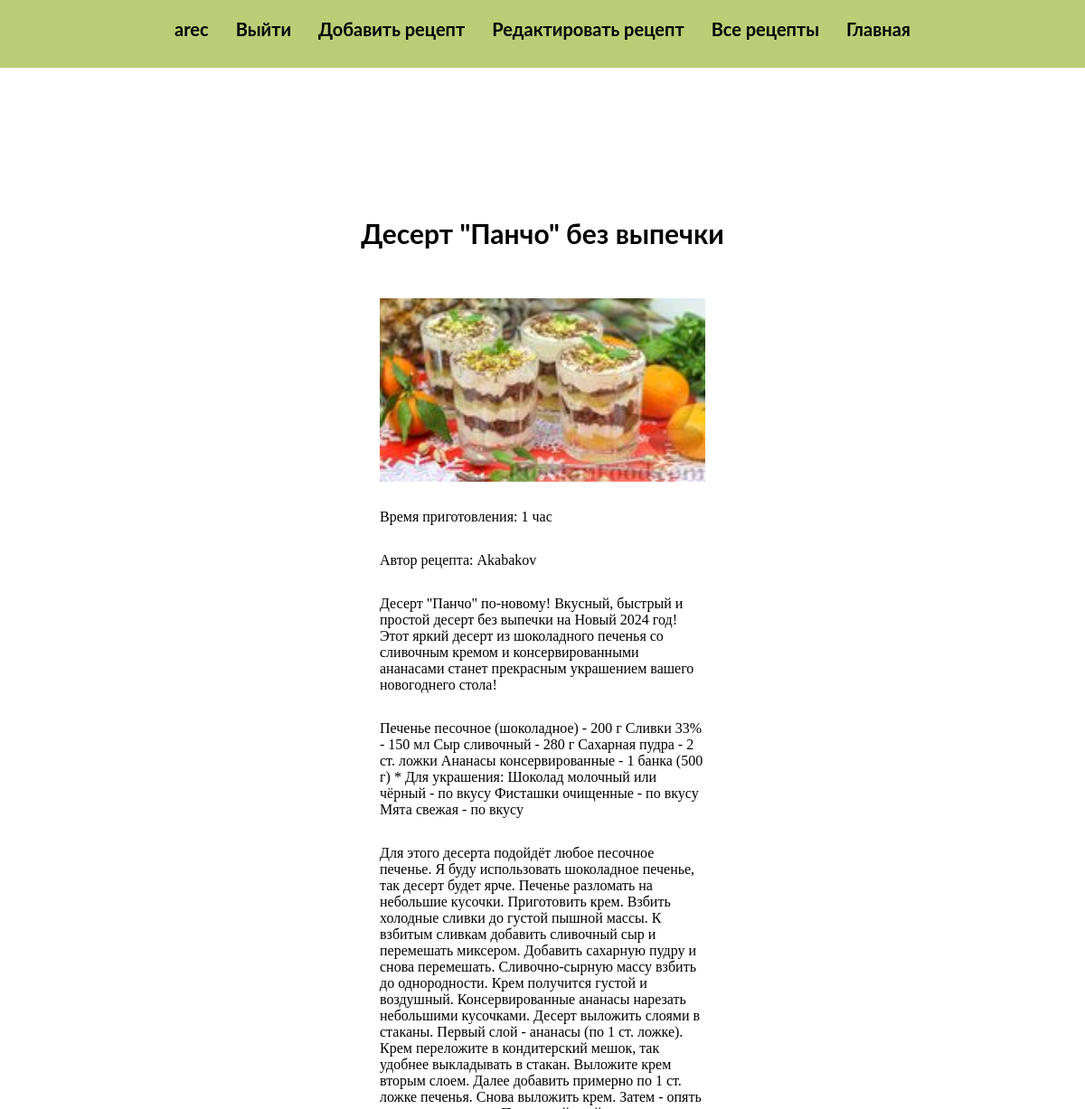
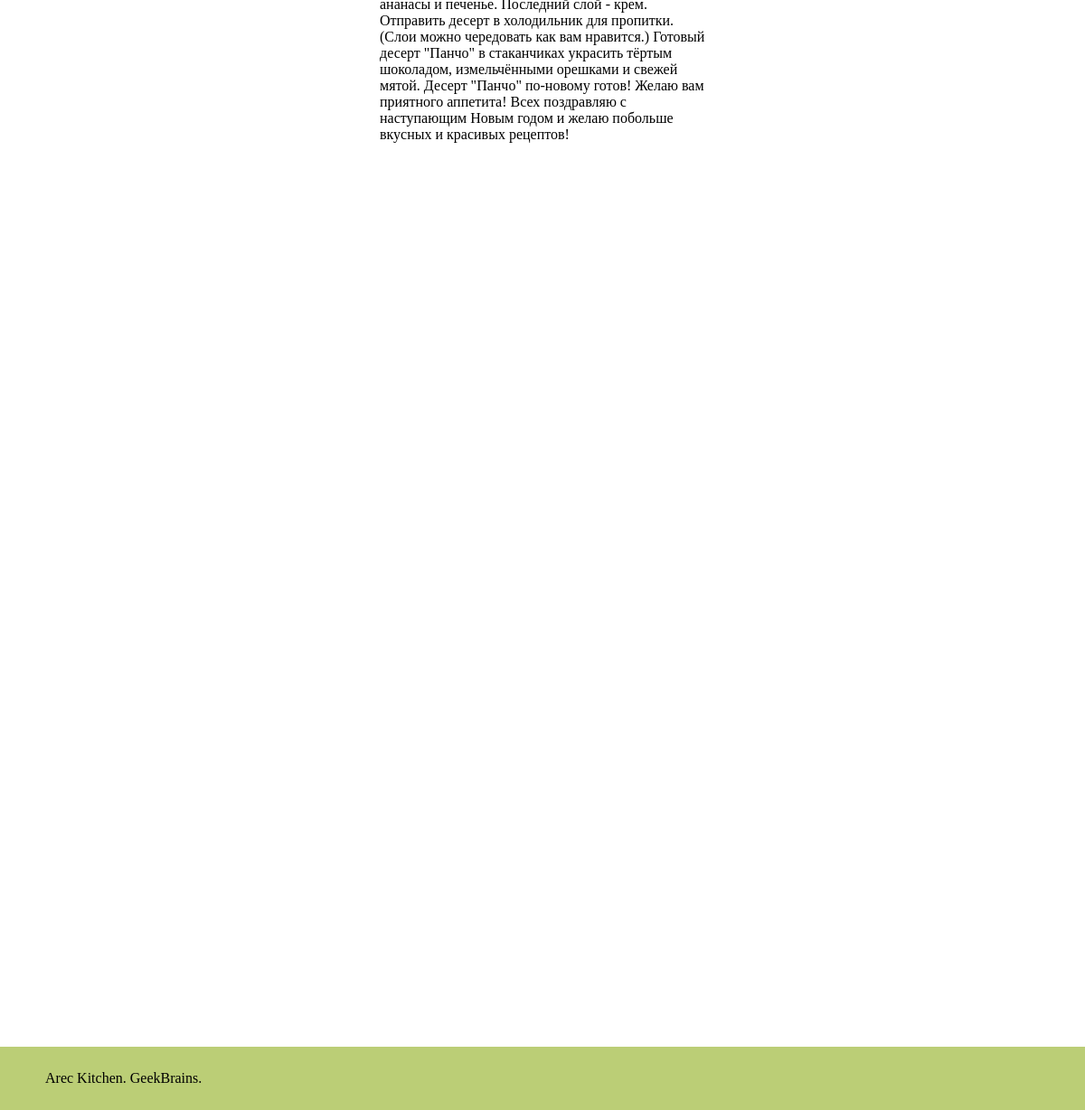
Screenshot of /res/recipe/5/ (signed in) with the database file from the repository (2 pictures, top to bottom).
### res/models.py (models this page shows, shortened)
class Recipe(models.Model):
    recipe_name = models.CharField(max_length=100)
    description = models.CharField(max_length=500)
    products = models.TextField()
    steps = models.TextField()
    time = models.CharField(max_length=10)
    picture = models.ImageField(default=None, upload_to=settings.MEDIA_ROOT)
    reg_data = models.DateField(auto_now=True)
    author = models.ForeignKey(User, on_delete=models.CASCADE)
    category_name = models.ForeignKey(Category, on_delete=models.CASCADE)

### res/views.py (the view)
# urls.py: path('recipe/<int:pk>/', views.one_recipe, name='recipe'),
def one_recipe(request, pk):
    recipe = models.Recipe.objects.get(pk=pk)
    return render(request, 'res/recipe.html', {'recipe': recipe})

### res/templates/res/recipe.html (shortened to what this page needs)
{% extends 'res/index.html' %}
{% load static %}
{% block content %}
<section class="up">
    <h1 class="recipe_name">{{ recipe.recipe_name }}</h1>
</section>
<section class="one_recipe">
    <img src="{% static recipe.picture %}" class="recipe_picture"/>
    <div>Время приготовления: {{ recipe.time }}</div>
    <div>Автор рецепта: {{ recipe.author }}</div>
    <div>{{ recipe.description }}</div>
    <div>{{ recipe.products }}</div>
    <div>{{ recipe.steps }}</div>
</section>
{% endblock %}

### res/templates/res/index.html (shortened to what this page needs)
{% load static %}
<!DOCTYPE html>
<html lang="en">
<head>
    <link rel="stylesheet" href="{% static '/style.css' %}" />
</head>
<body>
    <header class="header">
        <div class="header-container">
            {% if request.user.username == "" %}
                <a href="{% url 'register' %}" class="menu">Регистрация</a>
                <a href="{% url 'login' %}" class="menu">Войти</a>
            {% else %}
                <div class="menu"> {{ request.user.username }} </div>
                <a href="{% url 'logout' %}" class="menu">Выйти</a>
                <a href="{% url 'new_recipe' %}" class="menu">Добавить рецепт</a>
                <a href="{% url 'update_recipe' %}" class="menu">Редактировать рецепт</a>
            {% endif %}
            <a href="{% url 'all_recipe' %}" class="menu">Все рецепты</a>
            <a href="{% url 'main' %}" class="menu">Главная</a>
        </div>
    </header>
    {% block content %}
    {% endblock %}
    <footer class="footer">
        <p>Arec Kitchen. GeekBrains.</p>
    </footer>
</body>
</html>

### res/static/style.css (style rules this page uses)
body { margin: 0; }
h1, h3 { margin: 0; }
a { text-decoration: none; }
.header { background-color: #bbce76; }
.header-container { display: flex; max-width: 1600px; height: 75px; margin-left: auto; margin-right: auto; justify-content: center; gap: 30px; }
.menu { color: #000; font-family: 'Lato'; font-size: 20px; font-style: normal; font-weight: 700; line-height: normal; padding-top: 20px; }
.up { display: grid; justify-content: center; grid-template-columns: auto; grid-template-rows: auto; margin-left: auto; margin-right: auto; margin-top: 65px; }
.recipe_name { color: #000; font-family: 'Lato'; font-size: 30px; font-style: normal; font-weight: 700; line-height: normal; margin-top: 100px; text-align: center; }
.recipe_picture { width: 360px; }
.one_recipe { display: grid; grid-template-columns: repeat(1, 360px); grid-template-rows: auto; max-width: 1600px; margin-left: auto; margin-right: auto; margin-top: 54px; gap: 30px; justify-content: center; }
.footer { margin-top: 1000px; padding: 10px 50px; background: #bbce76; color: rgb(0, 0, 0); }

### rows the page displays
Recipe: recipe_name "Десерт \"Панчо\" без выпечки", picture (picture), time "1 час", author "Akabakov", description "Десерт \"Панчо\" по-новому! Вкусный, быстрый и простой десерт без выпечки на Новый 2024 год! Этот яркий десерт из шоколадного печенья со сливочным кремом и консервированными ананасами станет прекрасным украшением вашего новогоднего стола!", products "Печенье песочное (шоколадное) - 200 г Сливки 33% - 150 мл Сыр сливочный - 280 г Сахарная пудра - 2 ст. ложки Ананасы консервированные - 1 банка (500 г) * Для украшения: Шоколад молочный или чёрный - по вкусу Фисташки очищенные - по вкусу Мята свежая - по вкусу", steps "Для этого десерта подойдёт любое песочное печенье. Я буду использовать шоколадное печенье, так десерт будет ярче. Печенье разломать на небольшие кусочки. Приготовить крем. Взбить холодные сливки до густой пышной массы. К взбитым сливкам добавить сливочный сыр и перемешать миксером. Добавить сахарную пудру и снова перемешать. Сливочно-сырную массу взбить до однородности. Крем получится густой и воздушный. Консервированные ананасы нарезать небольшими кусочками. Десерт выложить слоями в стаканы. Первый слой - ананасы (по 1 ст. ложке). Крем переложите в кондитерский мешок, так удобнее выкладывать в стакан. Выложите крем вторым слоем. Далее добавить примерно по 1 ст. ложке печенья. Снова…"

### other values shown
{{ request.user.username }} "arec"
